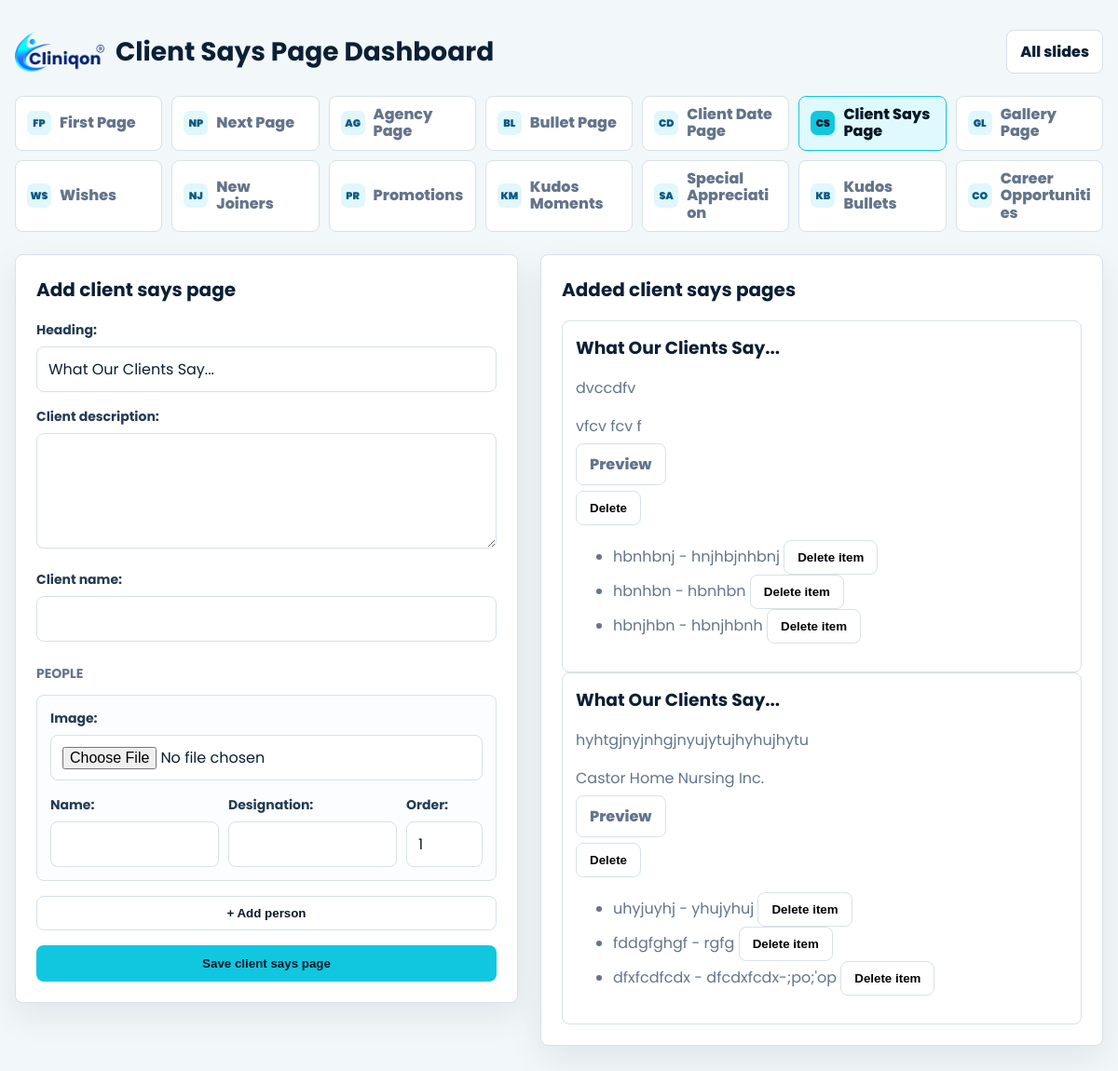
The page /client-says-page/ on the database its author committed.
### decks/models.py (models this page shows, shortened)
class ClientSaysPage(models.Model):
    heading = models.CharField(max_length=200, default="What Our Clients Say...")
    client_description = models.TextField()
    client_name = models.CharField(max_length=200, help_text="Client or agency name shown under the quote.")
    created_at = models.DateTimeField(auto_now_add=True)
    class Meta:
        ordering = ["-created_at"]
        verbose_name = "client says page"
        verbose_name_plural = "client says pages"

class ClientSaysPerson(models.Model):
    page = models.ForeignKey(ClientSaysPage, related_name="people", on_delete=models.CASCADE)
    image = models.ImageField(upload_to="client_says/")
    name = models.CharField(max_length=200)
    designation = models.CharField(max_length=200)
    order = models.PositiveSmallIntegerField(default=1)
    class Meta:
        ordering = ["order"]
        verbose_name = "client says person"
        verbose_name_plural = "client says people"

### decks/views.py (the view)
# urls.py: path("client-says-page/", views.client_says_page_dashboard, name="client_says_page_dashboard"),
def client_says_page_dashboard(request):
    page = None
    if request.method == "POST":
        form = ClientSaysPageForm(request.POST)
        if form.is_valid():
            page = form.save()
            seen_people = []
            ids = request.POST.getlist("person_id")
            names = request.POST.getlist("person_name")
            designations = request.POST.getlist("person_designation")
            orders = request.POST.getlist("person_order")
            for index, name in enumerate(names, start=1):
                person_name = name.strip()
                designation = designations[index - 1].strip() if index - 1 < len(designations) else ""
                order = orders[index - 1] if index - 1 < len(orders) else index
                person_id = ids[index - 1] if index - 1 < len(ids) else ""
                image = request.FILES.get(f"person_image_{index}")
                if not person_name or not designation:
                    continue
                person = ClientSaysPerson(page=page)
                person.name = person_name
                person.designation = designation
                person.order = order or index
                if image:
                    person.image = image
                if person.image:
                    person.save()
                    seen_people.append(person.pk)
            return redirect("client_says_page_dashboard")
    else:
        form = ClientSaysPageForm()
    says_pages = ClientSaysPage.objects.prefetch_related("people").all()
    return render(
        request,
        "decks/client_says_page_dashboard.html",
        {
            "form": form,
            "page": page,
            "says_pages": says_pages,
            "active_menu": "client_says",
        },
    )

### decks/forms.py
class ClientSaysPageForm(forms.ModelForm):
    class Meta:
        model = ClientSaysPage
        fields = ["heading", "client_description", "client_name"]
        widgets = {
            "client_description": forms.Textarea(attrs={"rows": 4}),
        }

### decks/templates/decks/client_says_page_dashboard.html (shortened to what this page needs)
{% load static %}
<!DOCTYPE html>
<html lang="en">
<head>
</head>
<body>
    <main class="shell">
        {% include "decks/includes/dashboard_menu.html" with dashboard_title="Client Says Page Dashboard" %}
        <div class="layout">
            <section class="panel">
                <h2 class="form-title">Add client says page</h2>
                <form method="post" enctype="multipart/form-data">
                    {% for field in form %}
                        <div class="field">
                            {{ field.label_tag }}
                            {{ field }}
                        </div>
                    {% endfor %}
                    <h3 class="section-heading">People</h3>
                    <div id="people-formset">
                        {% if page %}
                            {% for person in page.people.all %}
                                <div class="person-row">
                                    <input type="hidden" name="person_id" value="{{ person.id }}">
                                    <div class="field">
                                        <label>Image:</label>
                                        <input type="file" name="person_image_{{ forloop.counter }}" accept="image/*">
                                    </div>
                                    <div class="person-grid">
                                        <div>
                                            <label>Name:</label>
                                            <input type="text" name="person_name" value="{{ person.name }}">
                                        </div>
                                        <div>
                                            <label>Designation:</label>
                                            <input type="text" name="person_designation" value="{{ person.designation }}">
                                        </div>
                                        <div>
                                            <label>Order:</label>
                                            <input type="number" name="person_order" min="1" value="{{ person.order }}">
                                        </div>
                                    </div>
                                </div>
                            {% endfor %}
                        {% else %}
                            <div class="person-row">
                                <div class="field">
                                    <label>Image:</label>
                                    <input type="file" name="person_image_1" accept="image/*">
                                </div>
                                <div class="person-grid">
                                    <div>
                                        <label>Name:</label>
                                        <input type="text" name="person_name">
                                    </div>
                                    <div>
                                        <label>Designation:</label>
                                        <input type="text" name="person_designation">
                                    </div>
                                    <div>
                                        <label>Order:</label>
                                        <input type="number" name="person_order" min="1" value="1">
                                    </div>
                                </div>
                            </div>
                        {% endif %}
                    </div>
                    <button class="add-button" type="button" id="add-person">+ Add person</button>
                    <button class="submit" type="submit">Save client says page</button>
                </form>
            </section>
            <section class="panel">
                <h2 class="preview-title">Added client says pages</h2>
                {% for says_page in says_pages %}
                    <article class="preview-item">
                        <h3>{{ says_page.heading }}</h3>
                        <p>{{ says_page.client_description }}</p>
                        <p>{{ says_page.client_name }}</p>
                        <p><a class="view-link" href="{% url 'client_says_page_view_detail' says_page.id %}">Preview</a></p>
                        <form method="post" action="{% url 'delete_page_item' 'client-says' says_page.id %}" onsubmit="return confirm('Delete this saved slide?');">
                            <button class="view-link" type="submit">Delete</button>
                        </form>
                        <ul>
                            {% for person in says_page.people.all %}
                                <li>
                                    {{ person.name }} - {{ person.designation }}
                                    <form method="post" action="{% url 'delete_child_item' 'client-says-person' person.id %}" style="display:inline;" onsubmit="return confirm('Delete this person?');">
                                        <button class="view-link" type="submit">Delete item</button>
                                    </form>
                                </li>
                            {% endfor %}
                        </ul>
                    </article>
                {% empty %}
                    <p>No client says page items added yet.</p>
                {% endfor %}
            </section>
        </div>
    </main>
</body>
</html>

### decks/templates/decks/client_says_page_dashboard.html (style rules this page uses)
:root { --ink: #0b1f35; --muted: #64748b; --line: #d8e1ea; --accent: #11c7df; --panel: #ffffff; --wash: #f2f7f9; }
* { box-sizing: border-box; }
body { margin: 0; min-height: 100vh; color: var(--ink); background: var(--wash); font-family: "Poppins", Arial, Helvetica, sans-serif; }
a { color: inherit; }
.shell { width: min(1180px, calc(100% - 32px)); margin: 0 auto; padding: 32px 0; }
.view-link, .menu a, .add-button { border: 1px solid var(--line); border-radius: 8px; padding: 10px 14px; text-decoration: none; background: #fff; font-weight: 800; }
.layout { display: grid; grid-template-columns: 540px 1fr; gap: 24px; align-items: start; }
.panel { border: 1px solid var(--line); border-radius: 8px; background: var(--panel); padding: 22px; box-shadow: 0 14px 36px rgba(11, 31, 53, 0.08); }
.form-title, .preview-title { margin: 0 0 18px; font-size: 20px; }
.field, .person-row { margin-bottom: 16px; }
label { display: block; margin-bottom: 7px; color: #243b53; font-size: 14px; font-weight: 700; }
input, textarea { width: 100%; border: 1px solid var(--line); border-radius: 8px; padding: 11px 12px; color: var(--ink); background: #fff; font: inherit; }
textarea { resize: vertical; }
.person-row { border: 1px solid var(--line); border-radius: 8px; padding: 14px; background: #fbfdff; }
.person-grid { display: grid; grid-template-columns: 1fr 1fr 82px; gap: 10px; }
.section-heading { margin: 24px 0 12px; color: var(--muted); font-size: 14px; text-transform: uppercase; }
.add-button { width: 100%; margin-bottom: 16px; color: #061827; cursor: pointer; }
.submit { width: 100%; border: 0; border-radius: 8px; padding: 12px 14px; color: #061827; background: var(--accent); font-weight: 800; cursor: pointer; }
.preview-item { border: 1px solid var(--line); border-radius: 8px; padding: 14px; background: #fff; }
.preview-item h3 { margin: 0 0 8px; }
.preview-item p, .preview-item li { color: var(--muted); }

### rows shown on the page
ClientSaysPage: heading "What Our Clients Say...", client_description "dvccdfv", client_name "vfcv fcv f"
ClientSaysPerson: name "hbnhbnj", designation "hnjhbjnhbnj"
ClientSaysPerson: name "hbnhbn", designation "hbnhbn"
ClientSaysPerson: name "hbnjhbn", designation "hbnjhbnh"
ClientSaysPage: heading "What Our Clients Say...", client_description "hyhtgjnyjnhgjnyujytujhyhujhytu", client_name "Castor Home Nursing Inc."
ClientSaysPerson: name "uhyjuyhj", designation "yhujyhuj"
ClientSaysPerson: name "fddgfghgf", designation "rgfg"
ClientSaysPerson: name "dfxfcdfcdx", designation "dfcdxfcdx-;po;'op"

### other values the page prints
{{ dashboard_title }} "Client Says Page Dashboard"
{{ field.label_tag }} "Heading:" "Client description:" "Client name:"
